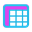

This figure's Python source:
"""Draw the Spreadsheet plugin's icon: a sheet of cells, cyan, with its header row and first column in
magenta, flat on a transparent background in the colours the Mermaid, JSON, Database and Realm icons use.

python icon.py <folder> writes icon.png (32 by 32) and icon-128.png beside it.
"""

import sys
from pathlib import Path

from PIL import Image, ImageDraw

CYAN = (0x22, 0xB8, 0xE6, 255)
MAGENTA = (0xD9, 0x46, 0xEF, 255)
SIZE = 1024


def draw() -> Image.Image:
    image = Image.new("RGBA", (SIZE, SIZE), (0, 0, 0, 0))
    pen = ImageDraw.Draw(image)
    margin = 96
    left, top, right, bottom = margin, margin + 40, SIZE - margin, SIZE - margin - 40
    radius = 120
    stroke = 64
    # The header row and the first column, filled.
    header = top + (bottom - top) // 4
    first = left + (right - left) // 4
    pen.rounded_rectangle((left, top, right, header), radius=radius, fill=MAGENTA)
    pen.rectangle((left, top + radius, right, header), fill=MAGENTA)
    pen.rounded_rectangle((left, top, first, bottom), radius=radius, fill=MAGENTA)
    pen.rectangle((left + radius, top, first, bottom), fill=MAGENTA)
    # The sheet's outline and its grid.
    pen.rounded_rectangle((left, top, right, bottom), radius=radius, outline=CYAN, width=stroke)
    for i in (2, 3):
        x = left + (right - left) * i // 4
        pen.line((x, header, x, bottom - stroke // 2), fill=CYAN, width=stroke // 2 + 8)
        y = top + (bottom - top) * i // 4
        pen.line((first, y, right - stroke // 2, y), fill=CYAN, width=stroke // 2 + 8)
    pen.line((first, header, right - stroke // 2, header), fill=CYAN, width=stroke // 2 + 8)
    pen.line((first, header, first, bottom - stroke // 2), fill=CYAN, width=stroke // 2 + 8)
    return image


def main() -> None:
    folder = Path(sys.argv[1]) if len(sys.argv) > 1 else Path(__file__).parent
    image = draw()
    image.resize((128, 128), Image.LANCZOS).save(folder / "icon-128.png")
    image.resize((32, 32), Image.LANCZOS).save(folder / "icon.png")


if __name__ == "__main__":
    main()
